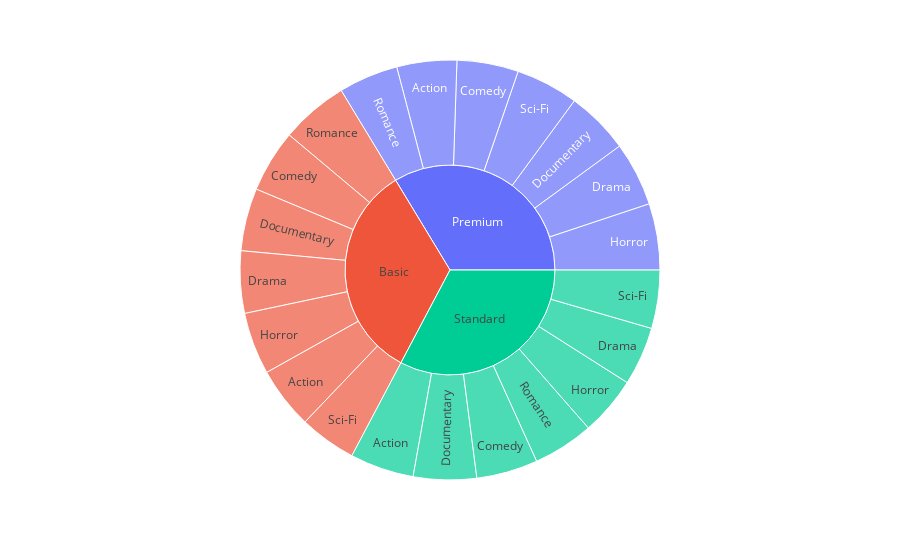

Notebook cell for this chart:
### Code cell
fig = px.sunburst(data, path=['Subscription_Type', 'Favorite_Genre'], values='Watch_Time_Hours')
fig.show()

### Figure 1 — Plotly figure (JSON) as saved in the notebook; plotly's stock layout.template omitted (floating-point values rounded to 4 significant figures)
{"data": [{"branchvalues": "total", "domain": {"x": [0, 1], "y": [0, 1]}, "hovertemplate": "labels=%{label}<br>Watch_Time_Hours=%{value}<br>parent=%{parent}<br>id=%{id}<extra></extra>", "ids": ["Premium/Drama", "Premium/Sci-Fi", "Basic/Comedy", "Premium/Documentary", "Standard/Drama", "Standard/Romance", "Standard/Sci-Fi", "Basic/Action", "Standard/Horror", "Standard/Action", "Premium/Comedy", "Premium/Action", "Standard/Comedy", "Basic/Drama", "Basic/Horror", "Standard/Documentary", "Basic/Documentary", "Basic/Sci-Fi", "Premium/Horror", "Premium/Romance", "Basic/Romance", "Premium", "Basic", "Standard"], "labels": ["Drama", "Sci-Fi", "Comedy", "Documentary", "Drama", "Romance", "Sci-Fi", "Action", "Horror", "Action", "Comedy", "Action", "Comedy", "Drama", "Horror", "Documentary", "Documentary", "Sci-Fi", "Horror", "Romance", "Romance", "Premium", "Basic", "Standard"], "name": "", "parents": ["Premium", "Premium", "Basic", "Premium", "Standard", "Standard", "Standard", "Basic", "Standard", "Standard", "Premium", "Premium", "Standard", "Basic", "Basic", "Standard", "Basic", "Basic", "Premium", "Premium", "Basic", "", "", ""], "type": "sunburst", "values": [617900.0, 604400.0, 603700.0, 608500.0, 565200.0, 585000.0, 561600.0, 596200.0, 568400.0, 615400.0, 591600.0, 577400.0, 591800.0, 599200.0, 599200.0, 608300.0, 603600.0, 549000.0, 639400.0, 573600.0, 652000.0, 4213000.0, 4203000.0, 4096000.0]}], "layout": {"legend": {"tracegroupgap": 0}, "margin": {"t": 60}}}
